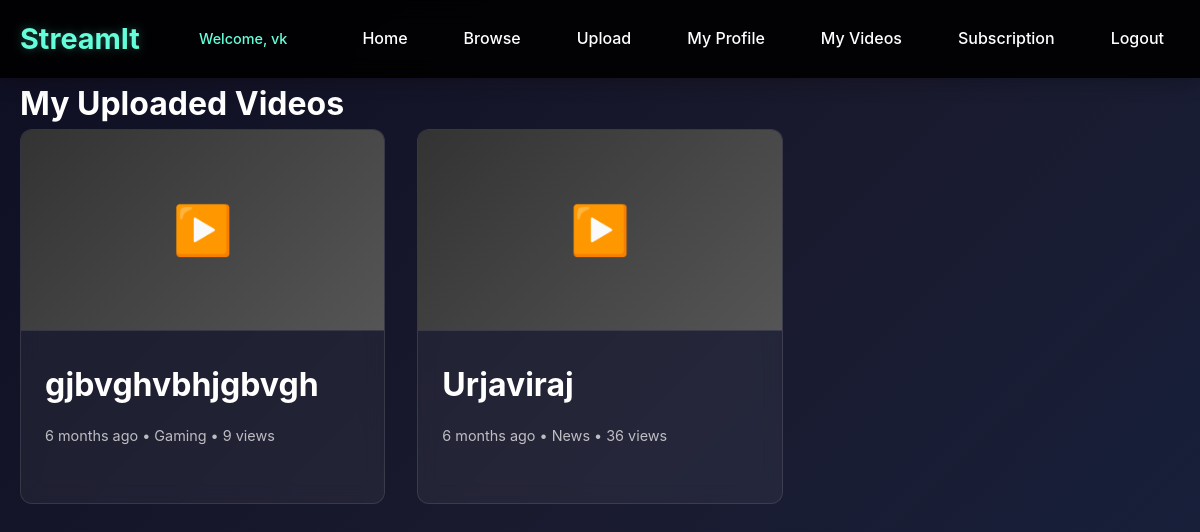
Screenshot of /my_videos.php (signed in) with the database file from the repository.
### tables this page shows
CREATE TABLE `videos` (
  `id` int(11) NOT NULL,
  `user_id` int(11) NOT NULL,
  `title` varchar(200) NOT NULL,
  `description` text DEFAULT NULL,
  `filename` varchar(255) NOT NULL,
  `original_filename` varchar(255) DEFAULT NULL,
  `thumbnail` varchar(255) DEFAULT NULL,
  `duration` int(11) DEFAULT 0,
  `file_size` bigint(20) DEFAULT 0,
  `video_format` varchar(20) DEFAULT NULL,
  `category_id` int(11) NOT NULL,
  `status` enum('pending','approved','rejected','processing') DEFAULT 'pending',
  `views` int(11) DEFAULT 0,
  `likes` int(11) DEFAULT 0,
  `dislikes` int(11) DEFAULT 0,
  `is_featured` tinyint(1) DEFAULT 0,
  `is_private` tinyint(1) DEFAULT 0,
  `upload_date` timestamp NOT NULL DEFAULT current_timestamp(),
  `approved_date` timestamp NULL DEFAULT NULL,
  `updated_at` timestamp NOT NULL DEFAULT current_timestamp() ON UPDATE current_timestamp()
);

CREATE TABLE `categories` (
  `id` int(11) NOT NULL,
  `name` varchar(50) NOT NULL,
  `description` text DEFAULT NULL,
  `slug` varchar(60) NOT NULL,
  `is_active` tinyint(1) DEFAULT 1,
  `created_at` timestamp NOT NULL DEFAULT current_timestamp(),
  `updated_at` timestamp NOT NULL DEFAULT current_timestamp() ON UPDATE current_timestamp()
);

### includes/functions.php (called while the page is built, shortened)
<?php
function timeAgo($datetime) {
    $time = time() - strtotime($datetime);
    if ($time < 31536000) return floor($time/2592000) . ' months ago';
    return floor($time/31536000) . ' years ago';
}
function getUserVideos($userId, $status = null) {
    global $pdo;
    $sql = "SELECT v.*, c.name as category_name
            FROM videos v
            JOIN categories c ON v.category_id = c.id
            WHERE v.user_id = ?";
    $params = [$userId];
    $sql .= " ORDER BY v.upload_date DESC";
    $stmt = $pdo->prepare($sql);
    $stmt->execute($params);
    return $stmt->fetchAll();
}
?>

### my_videos.php (the view, shortened to what this page needs)
<?php
require_once 'includes/config.php';
require_once 'includes/functions.php';
$videos = getUserVideos($_SESSION['user_id']);
?>
<!DOCTYPE html>
<html lang="en">
<head>
    <link rel="stylesheet" href="./css/style.css">
</head>
<body>
    <?php include 'includes/header.php'; ?>
    <div class="container">
        <h1>My Uploaded Videos</h1>
        <?php if (empty($videos)): ?>
            <p>You haven't uploaded any videos yet.</p>
        <?php else: ?>
            <div class="video-grid">
                <?php foreach ($videos as $video): ?>
                    <div class="video-card" onclick="location.href='video.php?id=<?php echo $video['id']; ?>'">
                        <div class="video-thumbnail">
                            <?php if ($video['thumbnail']): ?>
                                <img src="uploads/thumbnails/<?php echo htmlspecialchars($video['thumbnail']); ?>" alt="Thumbnail">
                            <?php else: ?>▶️<?php endif; ?>
                        </div>
                        <div class="video-info">
                            <div class="video-title"><?php echo htmlspecialchars($video['title']); ?></div>
                            <div class="video-meta">
                                <?php echo timeAgo($video['upload_date']); ?> •
                                <?php echo htmlspecialchars($video['category_name']); ?> •
                                <?php echo number_format($video['views']); ?> views
                            </div>
                        </div>
                    </div>
                <?php endforeach; ?>
            </div>
        <?php endif; ?>
    </div>
</body>
</html>

### css/style.css (style rules this page uses)
* { margin: 0; padding: 0; box-sizing: border-box; }
body { font-family: -apple-system, BlinkMacSystemFont, 'Segoe UI', Roboto, Oxygen, Ubuntu, Cantarell, sans-serif; background: linear-gradient(135deg, #0f0f23 0%, #1a1a2e 50%, #16213e 100%); color: #ffffff; min-height: 100vh; line-height: 1.6; }
.container { max-width: 1200px; margin: 0 auto; padding: 0 20px; }
.video-grid { display: grid; grid-template-columns: repeat(auto-fill, minmax(300px, 1fr)); gap: 2rem; margin-bottom: 3rem; }
.video-card { background: rgba(255, 255, 255, 0.05); border-radius: 12px; overflow: hidden; transition: all 0.3s ease; cursor: pointer; backdrop-filter: blur(10px); border: 1px solid rgba(255, 255, 255, 0.1); }
.video-thumbnail { position: relative; height: 200px; background: linear-gradient(135deg, #333 0%, #555 100%); display: flex; align-items: center; justify-content: center; font-size: 3rem; overflow: hidden; }
.video-info { padding: 1.5rem; }
.video-title { font-size: 1.2rem; font-weight: 600; margin-bottom: 0.5rem; color: #ffffff; line-height: 1.4; }
.video-meta { color: rgba(255, 255, 255, 0.7); font-size: 0.9rem; margin-bottom: 0.5rem; }
.video-title { font-size: 2rem; font-weight: 700; margin-bottom: 1rem; color: #ffffff; }
.video-meta { display: flex; justify-content: space-between; align-items: center; margin-bottom: 2rem; flex-wrap: wrap; gap: 1rem; }
.video-info { border-top: 1px solid rgba(255, 255, 255, 0.1); padding-top: 2rem; }

### rows the page displays
videos: title "gjbvghvbhjgbvgh", upload_date "6 months ago", category.name "Gaming", views "9"
videos: title "Urjaviraj", upload_date "6 months ago", category.name "News", views "36"

### other values shown
$_SESSION['username'] "vk"
